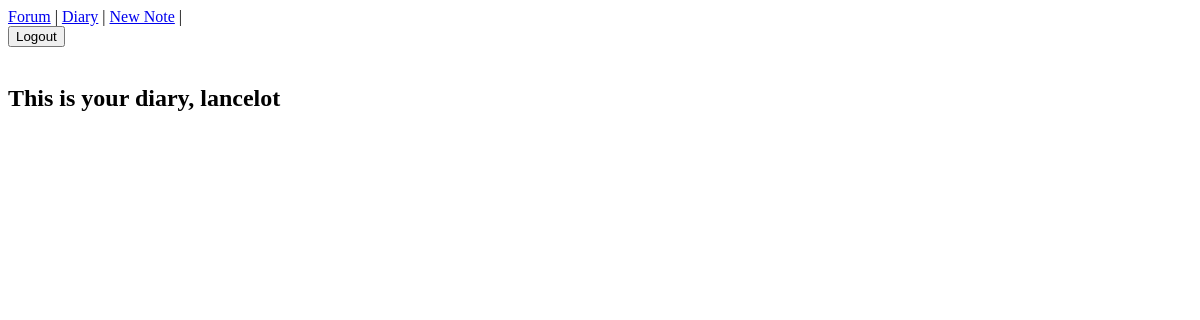
Before: / (signed in) with the older database file.
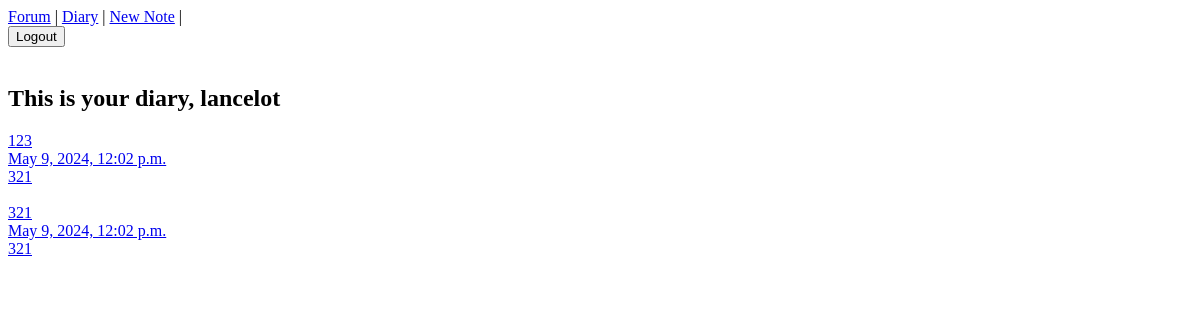
After: the same page with the newer database file.
### main/models.py (models this page shows, shortened)
class Note(models.Model):
    title = models.CharField(max_length=50)
    body = models.TextField()
    date = models.DateTimeField(auto_now_add=True)
    author = models.ForeignKey(User, on_delete=models.CASCADE, default=None)

### main/views.py (the view)
# urls.py: path('', views.diary, name='diary_list'),
@login_required(login_url='/users/login/')
def diary(request):
    notes = Note.objects.filter(author = request.user)
    return render(request, 'main/diary.html', {'notes': notes})

### main/templates/main/diary.html (shortened to what this page needs)
{% extends 'main/layout.html' %}
{% block content %}
<h2>This is your diary, {{user}} </h2>
{% for note in notes %}
    <a href="{% url 'view_note' note.id %}">
        {{ note.title }}<br>
        {{ note.date }}<br>
        {{ note.body }}<br><br>
    </a>
{% endfor %}
{% endblock %}

Changed rows visible on the page:
now on this page (row edited): Note: title "123", date "May 9, 2024, 12:02 p.m.", body "321"
now on this page (row edited): Note: title "321", date "May 9, 2024, 12:02 p.m.", body "321"
